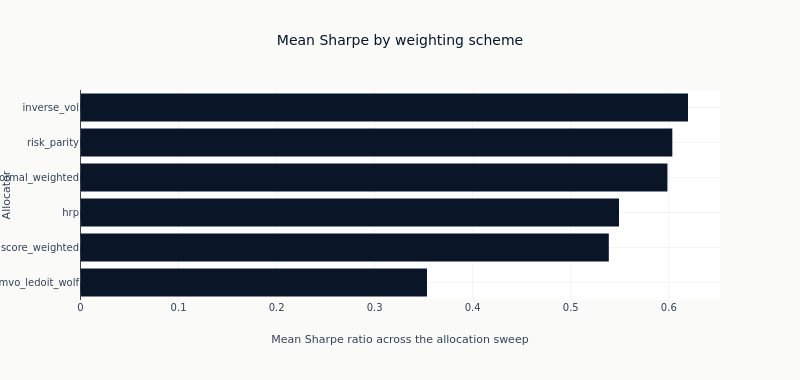

The cell this chart's notebook holds for it:
### Code cell
ordered = alloc_comparison.sort("avg_sharpe")
fig = go.Figure(
    go.Bar(
        x=ordered["avg_sharpe"].to_list(),
        y=ordered["allocator"].to_list(),
        orientation="h",
        marker_color=COLORS["blue"],
        showlegend=False,
    )
)
fig.add_vline(x=0, line_width=1, line_dash="dash", line_color=COLORS["neutral"])
fig.update_xaxes(title_text="Mean Sharpe ratio across the allocation sweep")
fig.update_yaxes(title_text="Allocator")
fig.update_layout(
    title="Mean Sharpe by weighting scheme",
    height=380,
    width=800,
    margin=dict(t=90),
)
_span = ordered["avg_sharpe"]
show_plotly_with_alt(
    fig,
    "Horizontal bar chart of the mean Sharpe ratio of every allocation-stage backtest, one bar per "
    f"weighting scheme, with a dashed line at zero. Counted from the frame: {ordered.height} "
    f"allocators, mean Sharpe from {_span.min():+.3f} to {_span.max():+.3f}.",
)

### Figure 1 — Plotly figure (JSON) as saved in the notebook; plotly's stock layout.template omitted (floating-point values rounded to 4 significant figures)
{"data": [{"marker": {"color": "#0a1628"}, "orientation": "h", "showlegend": false, "type": "bar", "x": [0.3534, 0.5388, 0.5492, 0.5986, 0.6036, 0.6196], "y": ["mvo_ledoit_wolf", "score_weighted", "hrp", "conformal_weighted", "risk_parity", "inverse_vol"]}], "layout": {"height": 380, "margin": {"t": 90}, "shapes": [{"line": {"color": "#334155", "dash": "dash", "width": 1}, "type": "line", "x0": 0, "x1": 0, "xref": "x", "y0": 0, "y1": 1, "yref": "y domain"}], "title": {"text": "Mean Sharpe by weighting scheme"}, "width": 800, "xaxis": {"title": {"text": "Mean Sharpe ratio across the allocation sweep"}}, "yaxis": {"title": {"text": "Allocator"}}}}
